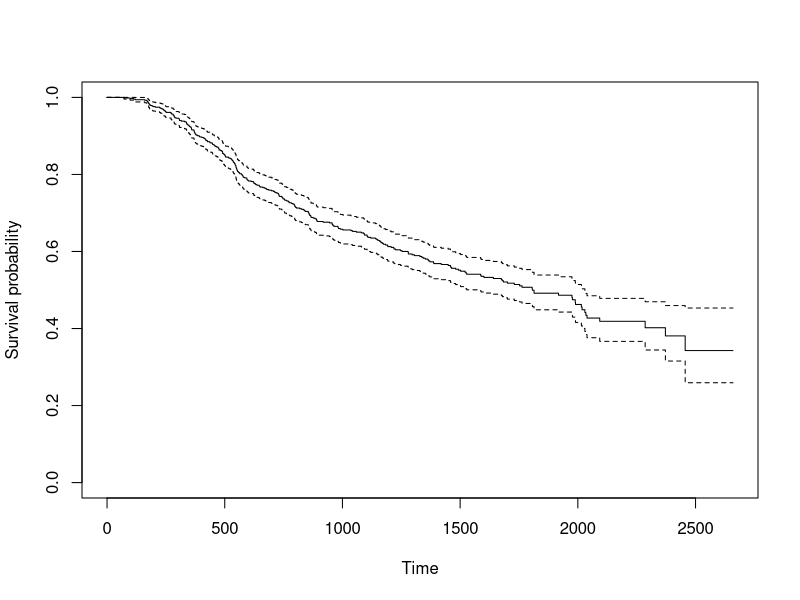
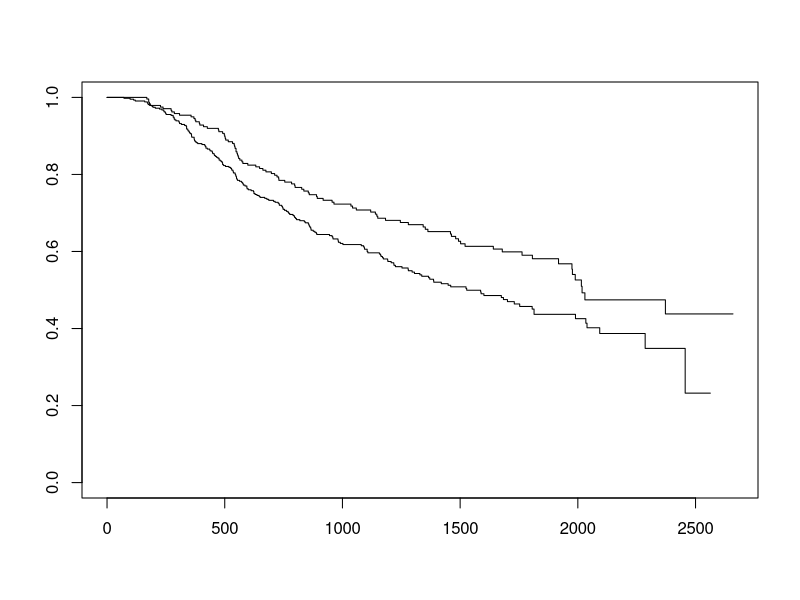
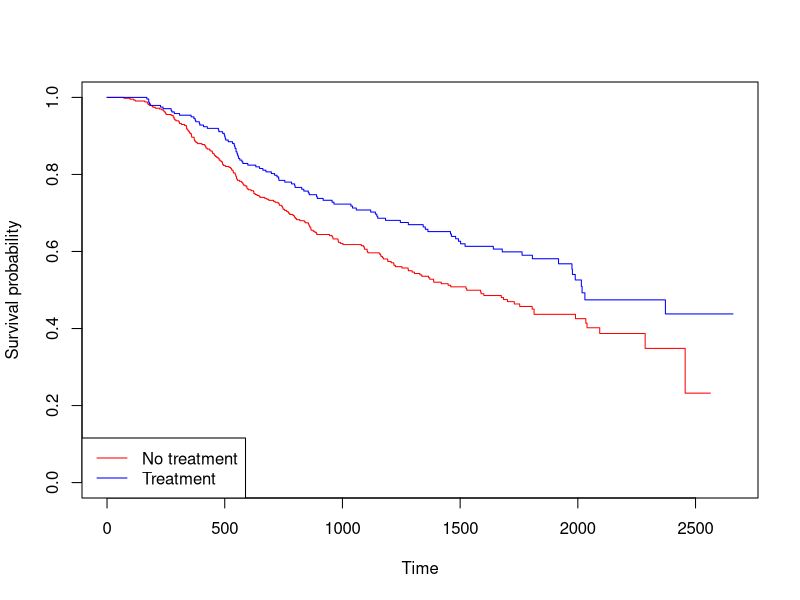
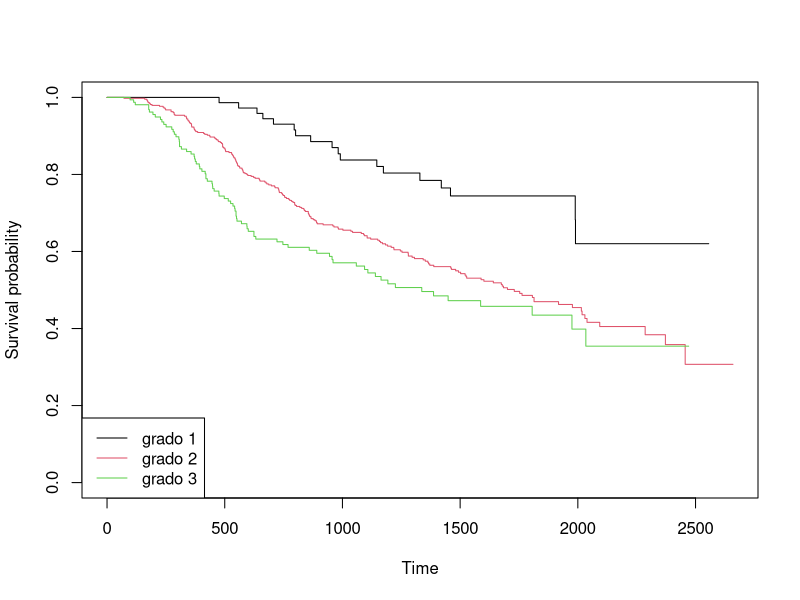

Source code (R) for these figures, in order:
## ---- chunk 1
library("knitr")
#options(width=100)
opts_chunk$set(message = FALSE, error = TRUE, warning = TRUE)
## ---- chunk 2
library(survival)
datos <- read.table("../data/sauerbre.txt", header=TRUE)
head(datos)
## ---- chunk 3
Surv(datos$time, datos$event)[1:40]
## ---- chunk 4
ans <- survfit(Surv(time, event)~1, datos)
ans
## ---- chunk 5
summary(ans)
## ---- chunk 6
plot(ans, xlab="Time", ylab="Survival probability")
## ---- chunk 7
ans.ther <- survfit(Surv(time, event)~as.factor(therapy), datos)
ans.ther
## ---- chunk 8
plot(ans.ther)
## ---- chunk 9
plot(ans.ther, xlab="Time", ylab="Survival probability", 
               col=c("red", "blue"))
legend("bottomleft", c("No treatment", "Treatment"),
               col=c("red", "blue"), lty=c(1,1))
## ---- chunk 10
ans.logrank<-survdiff(Surv(time, event)~as.factor(therapy), datos,
                              rho=0) 
ans.logrank
## ---- chunk 11
ans.wilcox<-survdiff(Surv(time, event)~as.factor(therapy), datos,
                              rho=1) 
ans.wilcox
## ---- chunk 12
ans.strat<-survdiff(Surv(time, event)~as.factor(therapy)
                      +strata(meno.status), datos)
ans.strat

ans.logrank
## ---- chunk 13
ans.grade<-survfit(Surv(time, event)~as.factor(tumor.grade), datos)
plot(ans.grade, xlab="Time", ylab="Survival probability", col=1:3)
legend("bottomleft", c("grado 1", "grado 2", "grado 3"), 
                     col=1:3, lty=1)
## ---- chunk 14
survdiff(Surv(time, event)~as.factor(tumor.grade), datos)
## ---- chunk 15
sessionInfo()
